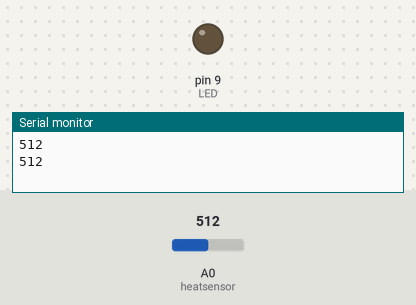
Bench run of a sketch on a simulated Arduino Uno, built with avr-gcc and run on an emulated ATmega328P. Parts: output pins drawn as LEDs (lit = HIGH), the last lines printed to the serial monitor. The test bench sets the inputs (shaded band); at power-on: A0 (heatsensor) = 512.

Above: at 1.8 s.
1.9 s: A0 (heatsensor) set to 213
3.4 s: A0 (heatsensor) set to 188
At 4.7 s:
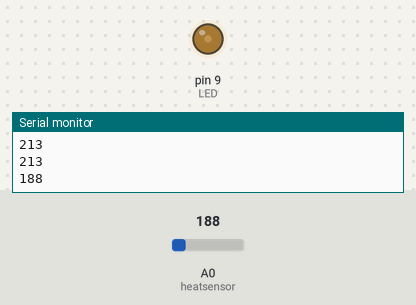
5.5 s: A0 (heatsensor) set to 0
At 6.8 s:
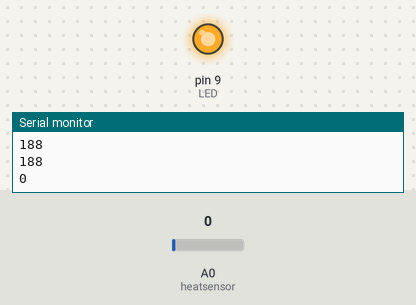
8.5 s: A0 (heatsensor) set to 122
11.5 s: A0 (heatsensor) set to 210
At 13.3 s:
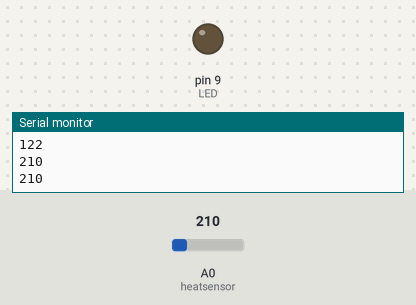
Timing chart, 0 to 14.5 s (numbered marks = the images above; inputs shaded):
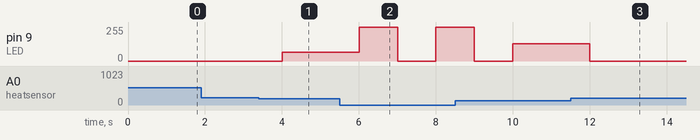

Measured:
- the behaviour switches between 200 and 199 on A0 (heatsensor) (found by bisection; images 0 and 1)
- after the input at 3.4 s, pin 9 (LED): 0/255 → 64/255 after 0.60 s
- after the input at 5.5 s, pin 9 (LED): 64/255 → 255/255 after 0.50 s, → 0/255 1.0 s later, → 255/255 1.0 s later
- after the input at 11.5 s, pin 9 (LED): 131/255 → 0/255 after 0.51 s

The sketch:

Incremental_Brightness_Level_with_Heat_Sensor.ino
```cpp
int heatsensor = 0;

int LED = 9;

int LEDLevel = 0;


void setup() {


analogReference(DEFAULT);

pinMode(LED,OUTPUT);

Serial.begin(9600);

}


void loop() {


Serial.println(analogRead(heatsensor));
delay(1000);

int sensorvalue = analogRead(heatsensor);

if (sensorvalue < 200 && LEDLevel < 255)

{
  LEDLevel = map(sensorvalue, 0, 250, 255, 0);
  // This takes the original value, sets a minimum, sets a maximum, and maps it to a range of two numbers 0->255 into LEDLevel PROPORTIONATELY
  // This way, the darker the room is, the brighter the LED will shine (we don't need full brightness all the time)

  analogWrite(LED, LEDLevel);
}

else

{
  analogWrite(LED, LOW);
  LEDLevel = 0;
}


}
```
